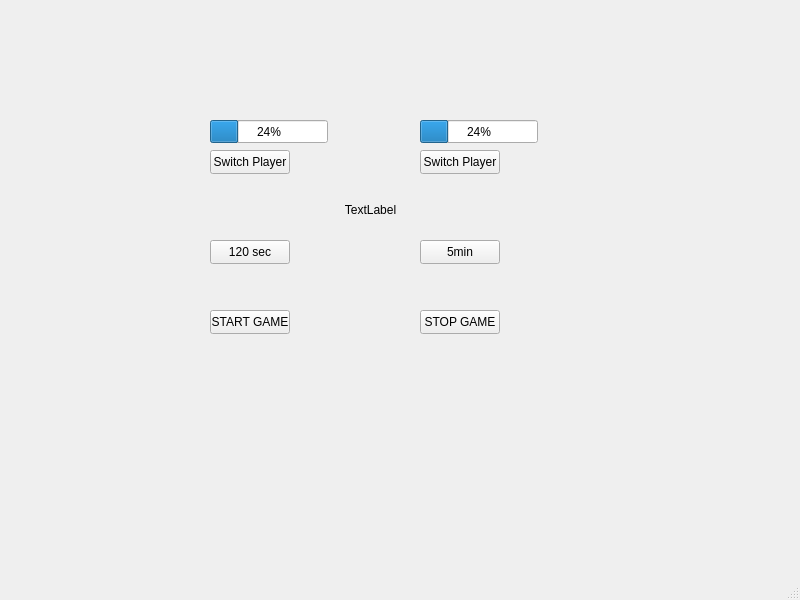
<?xml version="1.0" encoding="UTF-8"?>
<ui version="4.0">
 <class>MainWindow</class>
 <widget class="QMainWindow" name="MainWindow">
  <property name="geometry">
   <rect>
    <x>0</x>
    <y>0</y>
    <width>800</width>
    <height>600</height>
   </rect>
  </property>
  <property name="windowTitle">
   <string>MainWindow</string>
  </property>
  <widget class="QWidget" name="centralwidget">
   <widget class="QPushButton" name="KaksiMin">
    <property name="geometry">
     <rect>
      <x>210</x>
      <y>240</y>
      <width>80</width>
      <height>24</height>
     </rect>
    </property>
    <property name="text">
     <string>120 sec</string>
    </property>
   </widget>
   <widget class="QPushButton" name="ViisiMin">
    <property name="geometry">
     <rect>
      <x>420</x>
      <y>240</y>
      <width>80</width>
      <height>24</height>
     </rect>
    </property>
    <property name="text">
     <string>5min</string>
    </property>
   </widget>
   <widget class="QProgressBar" name="Player1ProgressBar">
    <property name="geometry">
     <rect>
      <x>210</x>
      <y>120</y>
      <width>118</width>
      <height>23</height>
     </rect>
    </property>
    <property name="value">
     <number>24</number>
    </property>
   </widget>
   <widget class="QProgressBar" name="Player2ProgressBar">
    <property name="geometry">
     <rect>
      <x>420</x>
      <y>120</y>
      <width>118</width>
      <height>23</height>
     </rect>
    </property>
    <property name="value">
     <number>24</number>
    </property>
   </widget>
   <widget class="QPushButton" name="Player1Button">
    <property name="geometry">
     <rect>
      <x>210</x>
      <y>150</y>
      <width>80</width>
      <height>24</height>
     </rect>
    </property>
    <property name="text">
     <string>Switch Player</string>
    </property>
   </widget>
   <widget class="QPushButton" name="Player2Button">
    <property name="geometry">
     <rect>
      <x>420</x>
      <y>150</y>
      <width>80</width>
      <height>24</height>
     </rect>
    </property>
    <property name="text">
     <string>Switch Player</string>
    </property>
   </widget>
   <widget class="QPushButton" name="StartGame">
    <property name="geometry">
     <rect>
      <x>210</x>
      <y>310</y>
      <width>80</width>
      <height>24</height>
     </rect>
    </property>
    <property name="text">
     <string>START GAME</string>
    </property>
   </widget>
   <widget class="QPushButton" name="StopGame">
    <property name="geometry">
     <rect>
      <x>420</x>
      <y>310</y>
      <width>80</width>
      <height>24</height>
     </rect>
    </property>
    <property name="text">
     <string>STOP GAME</string>
    </property>
   </widget>
   <widget class="QLabel" name="tapahtuma">
    <property name="geometry">
     <rect>
      <x>200</x>
      <y>200</y>
      <width>341</width>
      <height>20</height>
     </rect>
    </property>
    <property name="text">
     <string>TextLabel</string>
    </property>
    <property name="alignment">
     <set>Qt::AlignCenter</set>
    </property>
   </widget>
  </widget>
  <widget class="QMenuBar" name="menubar">
   <property name="geometry">
    <rect>
     <x>0</x>
     <y>0</y>
     <width>800</width>
     <height>21</height>
    </rect>
   </property>
  </widget>
  <widget class="QStatusBar" name="statusbar"/>
 </widget>
 <resources/>
 <connections/>
</ui>
